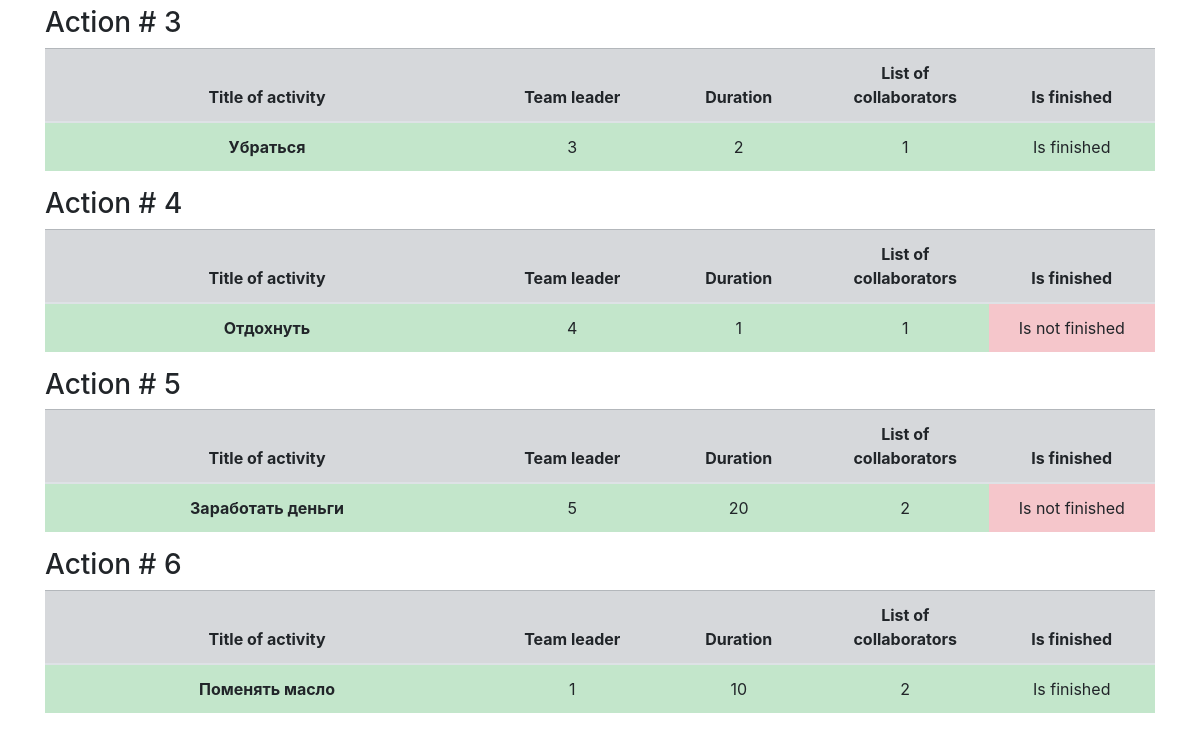
/jobs (lower part), run on an earlier commit of the app's database.
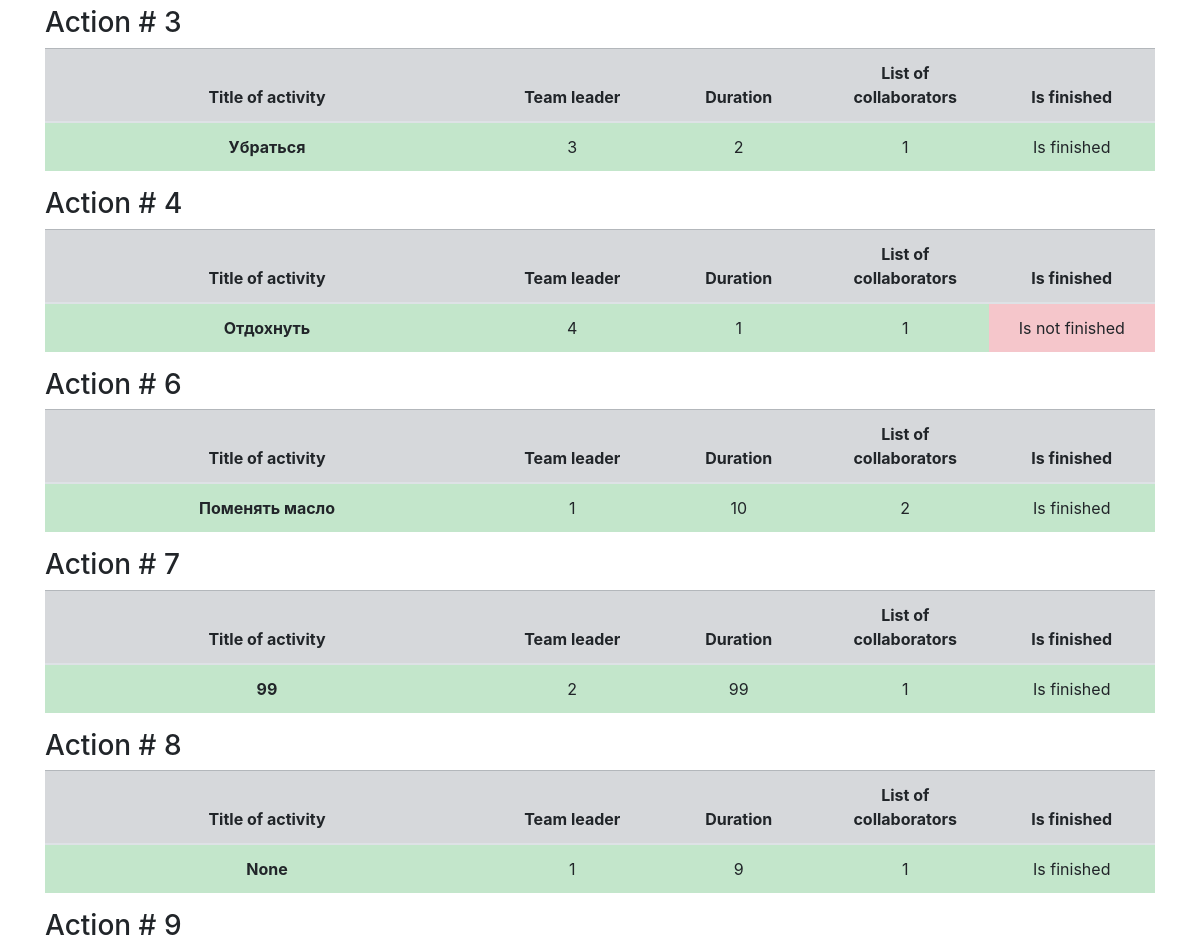
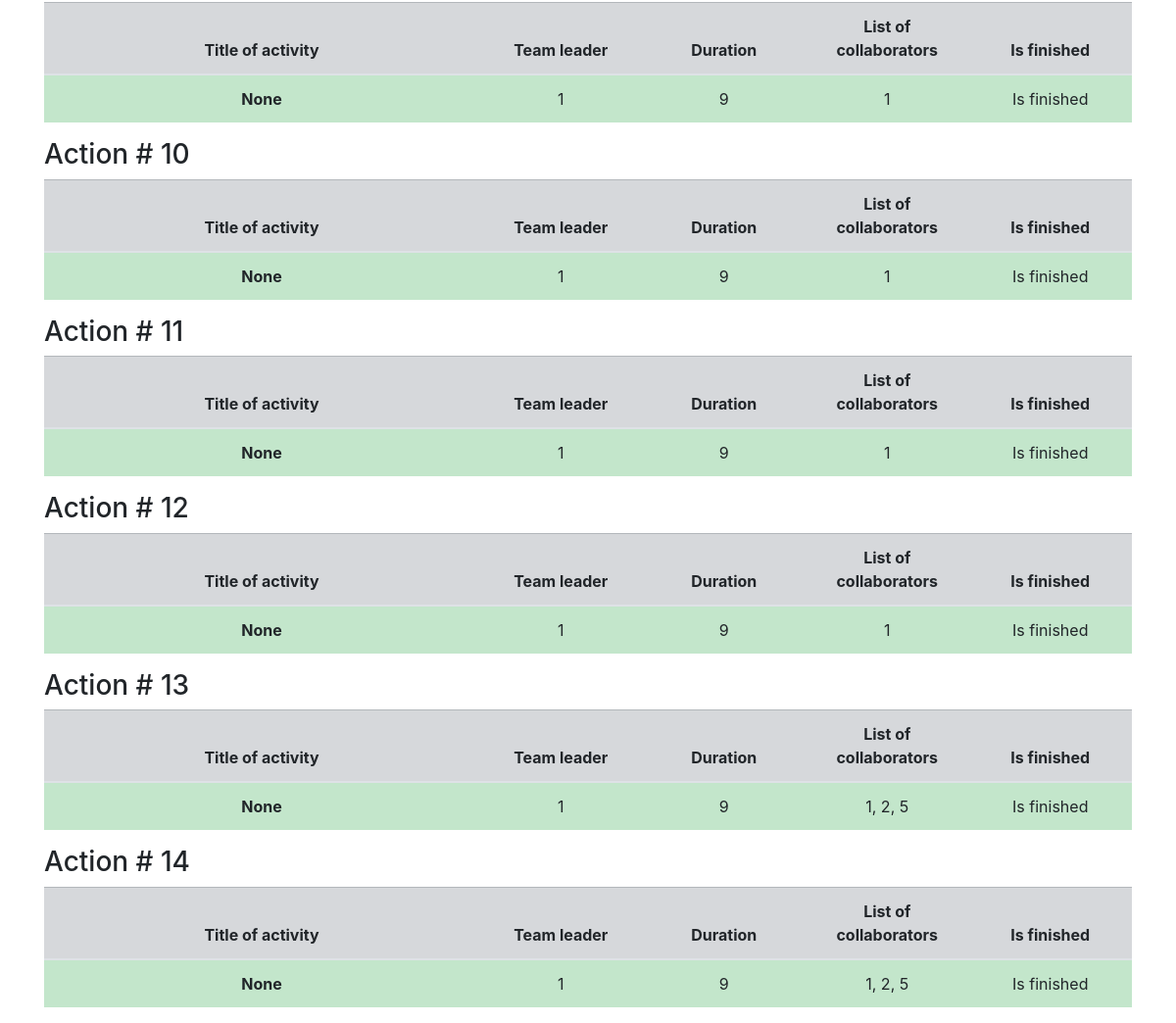
And on a later commit of the database (2 pictures, top to bottom).
### AMARSIANE/data/jobs.py (models this page shows, shortened)
class Jobs(SqlAlchemyBase):
    __tablename__ = 'jobs'
    id = sqlalchemy.Column(sqlalchemy.Integer,
                           primary_key=True, autoincrement=True)
    team_leader = sqlalchemy.Column(sqlalchemy.Integer,
                                    sqlalchemy.ForeignKey("users.id"))
    job = sqlalchemy.Column(sqlalchemy.String, nullable=True)
    work_size = sqlalchemy.Column(sqlalchemy.Integer, nullable=True)
    collaborators = sqlalchemy.Column(sqlalchemy.String, nullable=True)
    start_date = sqlalchemy.Column(sqlalchemy.DateTime,
                                   default=datetime.datetime.now)
    end_date = sqlalchemy.Column(sqlalchemy.DateTime,
                                 default=datetime.datetime.now)
    is_finished = sqlalchemy.Column(sqlalchemy.Boolean, default=True)
    user = orm.relationship("User")

### AMARSIANE/main.py (the view)
@app.route("/jobs")
def jobs():
    db_sess = db_session.create_session()
    jobs = db_sess.query(Jobs).all()
    return render_template("jobs.html", jobs=jobs)

### AMARSIANE/data/db_session.py (called while the page is built)
def create_session() -> Session:
    global __factory
    return __factory()

### AMARSIANE/templates/jobs.html (shortened to what this page needs)
{% extends "base.html" %}
{% block content %}
{% for item in jobs %}
<h3>Action # {{item.id}}</h3>
<table class="table">
  <thead>
    <tr class="table-secondary">
      <th scope="col" width="40%" >Title of activity</th>
      <th scope="col" width="15%">Team leader</th>
      <th scope="col" width="15%">Duration</th>
      <th scope="col" width="15%">List of collaborators</th>
      <th scope="col" width="15%">Is finished</th>
    </tr>
  </thead>
  <tbody>
    <tr>
      <th scope="row" class="table-success">{{item.job}}</th>
      <td class="table-success">{{item.team_leader}}</td>
      <td class="table-success">{{item.work_size}}</td>
      <td class="table-success">{{item.collaborators}}</td>
      {% if item.is_finished == True %}
      <td class="table-success">Is finished</td>
      {% elif item.is_finished == False %}
      <td class="table-danger">Is not finished</td>
      {% endif %}
    </tr>
  </tbody>
</table>
{% endfor %}
{% endblock %}

### AMARSIANE/templates/base.html (shortened to what this page needs)
<!doctype html>
<html lang="en">
<head>
    <link rel="stylesheet" href="/static/css/style.css">
    <link rel="stylesheet"
          href="https://stackpath.bootstrapcdn.com/bootstrap/4.4.1/css/bootstrap.min.css"
>
</head>
<body>
<main role="main" class="container">
    {% block content %}{% endblock %}
</main>
</body>
</html>

### AMARSIANE/static/css/style.css (style rules this page uses)
th, tr, td, .center-text { text-align: center; vertical-align: middle; }

What changed in the data, as far as the page shows it:
removed Jobs: id "5", job "Заработать деньги", team_leader "5", work_size "20", collaborators "2", is_finished "Is not finished"
added Jobs: id "7", job "99", team_leader "2", work_size "99", collaborators "1", is_finished "Is finished"
added Jobs: id "8", job "None", team_leader "1", work_size "9", collaborators "1", is_finished "Is finished"
added Jobs: id "9", job "None", team_leader "1", work_size "9", collaborators "1", is_finished "Is finished"
added Jobs: id "10", job "None", team_leader "1", work_size "9", collaborators "1", is_finished "Is finished"
added Jobs: id "11", job "None", team_leader "1", work_size "9", collaborators "1", is_finished "Is finished"
added Jobs: id "12", job "None", team_leader "1", work_size "9", collaborators "1", is_finished "Is finished"
added Jobs: id "13", job "None", team_leader "1", work_size "9", collaborators "1, 2, 5", is_finished "Is finished"
added Jobs: id "14", job "None", team_leader "1", work_size "9", collaborators "1, 2, 5", is_finished "Is finished"
